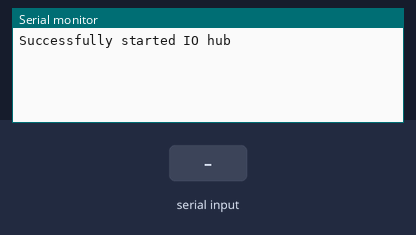
Simulated run of this sketch. Board: Arduino Uno, built with avr-gcc and run on an emulated ATmega328P. Shown: the last lines printed to the serial monitor. The test bench sets the inputs (shaded band).

Above: at 1.2 s.
1.3 s: "90,45\n" received over Serial
At 2.5 s:
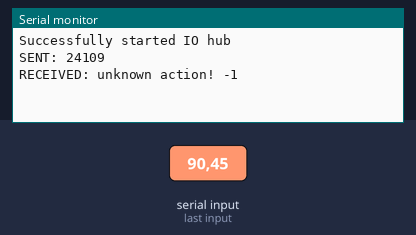
2.8 s: "200\n" received over Serial
At 3.5 s:
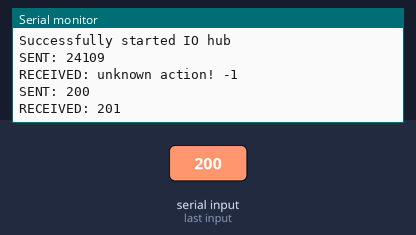
4.3 s: byte 10 ('\n') received over Serial
At 5.7 s:
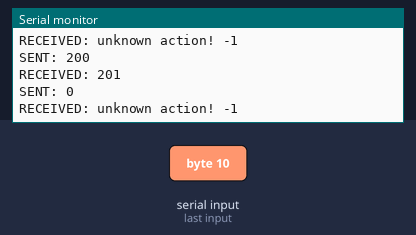

The sketch:

toString.ino
```cpp
//====COMMAND NUMBERS====
//Gate control:
const int CLOSE_GATE = 10;
const int OPEN_GATE = 50;
const int DO_PUSH = 30;
//Sensor request:
const int GET_COLOR = 20;
const int AFFIRM_DISK = 40;
//Motor control:
const int STRING_DISK = 60;
//Program state control:
const int PING = 100;
//Callibration control:
const int SET_WHITE = 200;
const int SET_BLACK = 202;

//====RESPONSE NUMBERS====
//Action control:
const int NOTIFY_DISK_PRESENCE = 1;
const int CONFIRM_CLOSE_GATE = 11;
const int CONFIRM_OPEN_GATE = 51;
const int CONFIRM_DO_PUSH = 31;
const int CONFIRM_STRING_DISK = 61;
//Program state messages:
const int UNEXPECTED_ERROR = -1;
const int PONG = 101;
const int CONFIRM_SET_WHITE = 201;
const int CONFIRM_SET_BLACK = 203;
//For sensor requests:
const int WHITE = 21;
const int BLACK = 22;
const int NEITHER = 23;

void setup() {
  Serial.begin(9600);
  Serial.println("Successfully started IO hub");
}

//Communicate to the RPI that we're still operational.
void check(int issuedCommand) {
  switch (issuedCommand) {
    case PING:
      Serial.println(PONG);
      // do some action
      delay(100);
      break;

    case SET_WHITE:
      Serial.println(CONFIRM_SET_WHITE);
      // do some action
      delay(100);
      break;

    case SET_BLACK:
      Serial.println(CONFIRM_SET_BLACK);
      // do some action
      delay(100);
      break;

    case CLOSE_GATE:
      Serial.println(CONFIRM_CLOSE_GATE);
      // do some action
      delay(100);
      break;

    case OPEN_GATE:
      Serial.println(CONFIRM_OPEN_GATE);
      // do some action
      delay(100);
      break;

    case DO_PUSH:
      Serial.println(CONFIRM_DO_PUSH);
      // do some action
      delay(100);
      break;

    case GET_COLOR:
      Serial.println("SOME VALUE");
      // do some action
      delay(100);
      break;

    case AFFIRM_DISK:
      Serial.println("I THINK, I YES");
      // do some action
      delay(100);
      break;

    case STRING_DISK:
      digitalWrite(16, HIGH);
      delay(1000);
      digitalWrite(11, LOW);
      delay(100);
      Serial.println(CONFIRM_STRING_DISK);
      break;

    default:
      // we get something we did not understand
      // we should normally send an error message but for now we just ignore it
      Serial.print("unknown action! ");
      Serial.println(UNEXPECTED_ERROR);
      break;
  }
}

int value = 0;

void loop() {

//This if-statement is responsible for taking input
//from the serial monitor. The call to check() is what truly
//handles the command.

//Check if there is a command waiting for me
  if (Serial.available() > 0) {
    char nextChar = Serial.read();
    //Have I finished reading this command?
    if (nextChar == '\n') {
      Serial.print("SENT: ");
      Serial.println(value);
      Serial.print("RECEIVED: ");
      //Send the command
      check(value);
      value = 0;
      //Otherwise, continue constructing the command issued
    } else {
      int intValue = nextChar - '0';
      value = 10 * value;
      value = value + intValue;
    }
  }


  // TODO: Implement scanning to write to "diskFound"
  bool diskFound = false;
  if (diskFound) {
    Serial.write(NOTIFY_DISK_PRESENCE);
  }
}
```

Measured:
- after the input at 1.3 s, the serial monitor: prints a new line at once (image 1)
- after the input at 2.8 s, the serial monitor: prints a new line at once (image 2)
- after the input at 4.3 s, the serial monitor: prints a new line at once (image 3)
